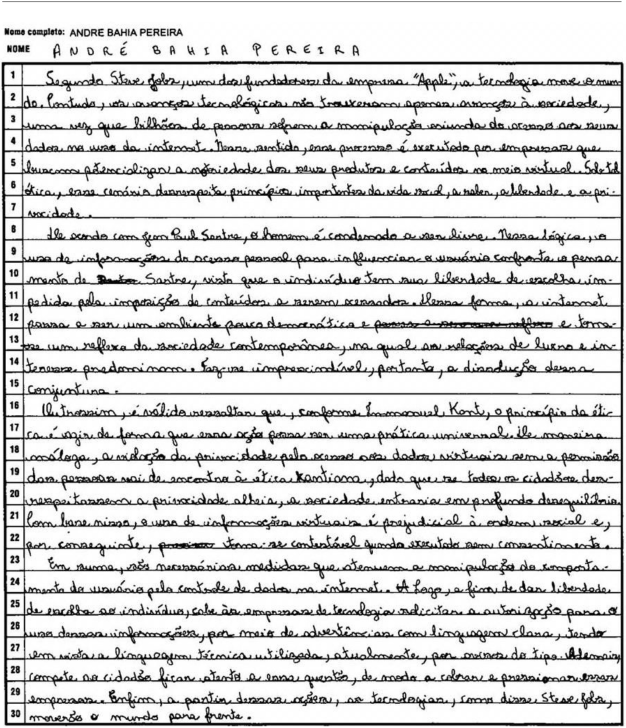
#> input picture data/essay_pictures/essay_1.png, 1252 x 1456 px, given as the content of the folder older_where_the_datasets_are_located/IAM-dataset/lineImages/, which was not available (shown at 1/2 size)
$ python word_detection_using_self_procedures.py
#> lines starting #> are read from the running program, lines starting #| are printed output that depends on the picture; after the words box and inside, x2 and y2 are one past the last pixel; in counts of white or black regions, pixels touching at a corner belong together; pictures that were not available may be replaced by others from this repository, and a replacement may not be noted
#> further down, image is the input picture: shape (1456, 1252, 3); min 0, max 255, mean 213.9
### implementations/python_files/image_processing/data_procedures.py
"""
    This module is dedicated to the loading images related to hand written words and
    handwritten characters to be processed by the implemented algorightms.

    The datasets used both in the text detection and hand written word segmentation are the following:
    The handwritten characters NIST dataset, made available here:
    The handwritten texts IAM dataset, made available here:
    The handwritten characters and digits EMNIST dataset, made available here:


    We strongly recommend for you to download each dataset before running the experiments contained in the image
    processing folder.
"""
import os
import sys
import numpy as np
import cv2
import pandas as pd


# [15 lines left out: function set_datset_directories, not called in this run]


def create_iam_dataset_path_list(custom_iam_path='IAM-dataset/inlineImages/',
                                 custom_iam_text_path='IAM-dataset/ascii/'):
    """
    Each parent directory of this dataset has a set of sub directories, each subdirectory has its corresponding
    sub subdirectory which it contains two or more images, which when put together they form a phrase.

    Instead of loading all the images in to memory, this procedure creates a list of tuples of paths,
    so that each image can be loaded on demand.

    :return: A list of tuples, with the first element being the folder where the images can be found, and
            the second element of the tuple is the images' names
            Another list of tuples with the resulting desired text from the texts detection.
            All the texts is united by phrase, which means a certain set of images in an especific folder of
            IAM dataset will actually compose the phrase of the text file in the IAM_TEXT path
    """
    #global IAM, IAM_TEXT
    phrases_list = []
    text_paths_list = []
    for subdirs, dirs, files in os.walk(custom_iam_path):
        if len(files) != 0:
            phrases_list.append((subdirs+'/', files))

    for subdirs, dirs, files in os.walk(custom_iam_text_path):
        if len(files) != 0:
            text_paths_list.append((subdirs+'/', files))

    return phrases_list, text_paths_list


# [48 lines left out: functions create_nist_dataset_path_list, load_essays, not called in this run]

### implementations/python_files/image_processing/word_detection_using_self_procedures.py
"""
    This module is dedicated to the implementation of handwritten words in an image
"""
import cv2
import numpy as np
from scipy.spatial.distance import euclidean, cosine
from data_procedures import create_iam_dataset_path_list
from imutils.object_detection import non_max_suppression

user_folder = "user_folder"
datasets_folder = "folder_where_the_datasets_are_located"

NIST = "/home/" + user_folder + "/" + datasets_folder + "/NIST"
IAM = "/home/" + user_folder + "/" + datasets_folder + "/IAM-dataset/lineImages/"
IAM_TEXT = "/home/"+user_folder+"/"+datasets_folder+"/IAM-dataset/ascii/"
EMNIST = "/home/" + user_folder + "/" + datasets_folder + "/EMNIST"


def word_segmentation(image, verbose=False, thresh_distance=.001, distance='euclidean'):

#> called with verbose = False, thresh_distance = 0.029, distance = 'cosine'
    distance_f = None
    if distance == 'euclidean':
        distance_f = euclidean
    elif distance == 'cosine':
        distance_f = cosine
    else:
        raise Exception("Undifined distance type: "+distance)

    gray = image
    if len(image.shape) == 3:
        if verbose:
            print("[INFO] Converting image to gray scale")
        gray = cv2.cvtColor(image, cv2.COLOR_BGR2GRAY)

    if verbose:
        print("[INFO] Applying gaussian blur to image")
    blur_gray = cv2.GaussianBlur(gray, (3, 3), 25)

    if verbose:
        print("[INFO] Applying adaptive thresholding to image")
    th_binary = cv2.adaptiveThreshold(blur_gray, 255, cv2.ADAPTIVE_THRESH_GAUSSIAN_C, cv2.THRESH_BINARY_INV, 15, 27)
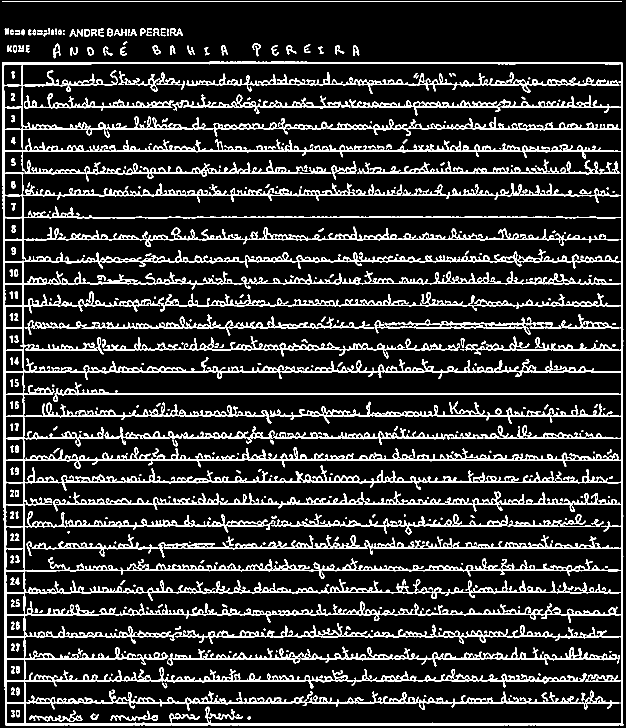
#> th_binary: shape (1456, 1252) (shown at 1/2 size); 14.2% white; 395 white regions (147 under 20 px), largest, box (x1, y1, x2, y2) and area: (4, 123, 1247, 1452) 176189, (115, 453, 1239, 494) 6858, (334, 1293, 1235, 1333) 6013

    if verbose:
        print("[INFO] Calculating connected components with stats")
    n_comps, labels, stats, centroids = cv2.connectedComponentsWithStats(th_binary)
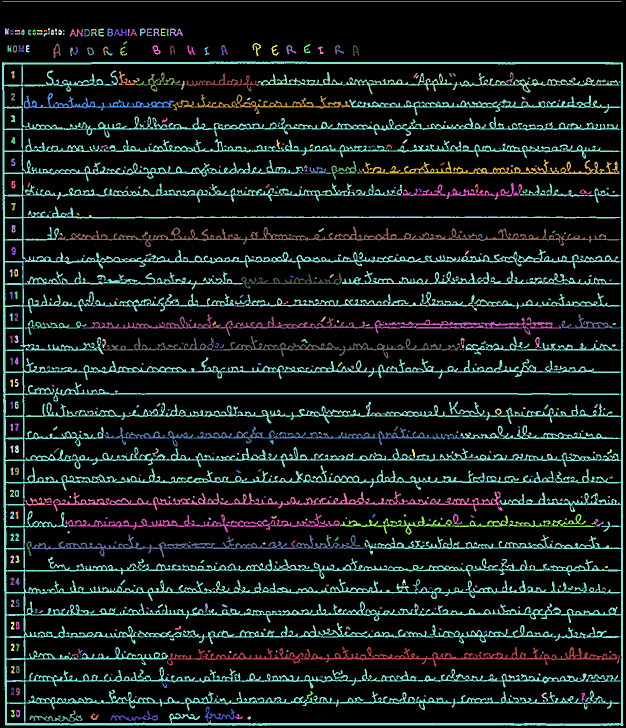
#> labels: shape (1456, 1252) int32 (shown at 1/2 size); 396 distinct labels, from 0 to 395; one colour per label, 0 black
#> n_comps = 396; stats = 396 rows, first 6: [0, 0, 1252, 1456, 1564041], [5, 2, 1238, 2, 2476], [9, 56, 9, 13, 82], [96, 56, 4, 13, 32], [110, 57, 4, 13, 36], [197, 57, 11, 16, 100]; centroids = 396 pairs, first value 13.06 to 1236.5, second value 2.5 to 1435.5

    # Removing background stats and centroids
    stats = stats[1:]
#> stats = 395 rows, first 6: [5, 2, 1238, 2, 2476], [9, 56, 9, 13, 82], [96, 56, 4, 13, 32], [110, 57, 4, 13, 36], [197, 57, 11, 16, 100], [215, 57, 11, 16, 110]
    centroids = centroids[1:]
#> centroids = 395 pairs, first value 13.06 to 1236.5, second value 2.5 to 1435.5

    if verbose:
        print("[INFO] Sorting centroids according to the x axis")
    centroids = np.array([[i, c[0], c[1]] for i, c in enumerate(centroids)])
#> centroids = 395 rows, first 8: [0, 623.5, 2.5], [1, 13.06, 62.44], [2, 97.53, 61.47], [3, 111.7, 62.53], [4, 201.4, 64.36], [5, 219.5, 64.22], [6, 240.8, 64.82], [7, 283.9, 62.82]
    centroids = np.array(sorted(centroids, key=lambda x: x[1]))
#> centroids = 395 rows, first 8: [1, 13.06, 62.44], [34, 18.18, 97.24], [145, 22.36, 545.1], [158, 22.46, 589.2], [167, 22.58, 633.2], [182, 22.66, 677.5], [197, 23.21, 721.3], [13, 23.33, 64.29]

    # Cluster connnected closer connected components together
    # Adding a visited variable, to avoid centroids in the same cluster to be added twice
    if verbose:
        print("[INFO] Clustering centroids of connected components")
    marked_centroids = [[-1, c] for c in centroids]
#> marked_centroids = 395 items, first 6: [-1, [1, 13.06, 62.44]], [-1, [34, 18.18, 97.24]], [-1, [145, 22.36, 545.1]], [-1, [158, 22.46, 589.2]], [-1, [167, 22.58, 633.2]], [-1, [182, 22.66, 677.5]]
    clusters = []

    for i, (cluster_lbl1, c1) in enumerate(marked_centroids):

        clusters.append([])

        for j, (cluster_lbl2, c2) in enumerate(marked_centroids):

            if i == j:
                if cluster_lbl1 == -1:
                    marked_centroids[j][0] = i
                    cluster_lbl1 = i
                    clusters[i].append(c2)
            elif cluster_lbl1 != -1:
                dist = distance_f(c1, c2)
                if dist <= thresh_distance:
                    if cluster_lbl2 == -1:
                        marked_centroids[j][0] = cluster_lbl1
                        clusters[i].append(c2)
#> this loop made 395 passes
#> c1 on passes 1 to 3: [1, 13.06, 62.44], [34, 18.18, 97.24], [145, 22.36, 545.1]
#> after the loop, clusters = 395 items; marked_centroids = 395 items, first 6: [0, [1, 13.06, 62.44]], [1, [34, 18.18, 97.24]], [1, [145, 22.36, 545.1]], [1, [158, 22.46, 589.2]], [1, [167, 22.58, 633.2]], [1, [182, 22.66, 677.5]]

    # Getting rid of empty centroid clusters
    clusters = [c for c in clusters if len(c) != 0]
#> clusters = 18 items
    if verbose:
        print("[INFO] Sorting centroids by the x axis, and creating vertices for bounding box, word rectangles")

    rects = []
    for c in clusters:
        # clusters[i] = np.array(sorted(clusters[i], key=lambda x: x[1]))
        c = np.array(sorted(c, key=lambda x: x[1]))

        # Creating bounding boxes based on the indexes of the rectangles
        if len(c) == 1:
            idx = int(c[0][0])
            start_x, start_y, w, h = stats[idx][:-1]
            end_x, end_y = start_x + w, start_y + h
            rects.append((start_x, start_y, end_x, end_y))
        else:
            first_idx = int(c[0][0])
            start_f_x, start_f_y, _w, _h = stats[first_idx][:-1]

            last_idx = int(c[-1][0])
            start_l_x, start_l_y, w, h = stats[last_idx][:-1]
            end_x, end_y = start_l_x + w, start_l_y + h
            rects.append((start_f_x, start_f_y, end_x, end_y))
#> this loop made 18 passes
#> (c, first_idx, start_f_x, start_f_y, last_idx, start_l_x, start_l_y, w) on passes 1, 14, 15: ([[1, 13.06, 62.44], [13, 23.33, 64.29], [216, 193.6, 816.6]], 1, 9, 56, 216, 192, 815, 4), ([[39, 344, 99.83], [40, 381.1, 101], [79, 889.4, 243.6]], 39, 340, 91, 79, 888, 242, 4), ([[22, 257, 63.86], [23, 266.9, 65.2], [52, 412.7, 102]], 22, 256, 58, 52, 409, 94, 10)
#> (first_idx, start_f_x, start_f_y, last_idx, start_l_x, start_l_y, w, h) on passes 2 to 7: (34, 15, 90, 378, 614, 1383, 12, 15), (24, 30, 60, 382, 848, 1390, 5, 4), (14, 42, 59, 380, 1163, 1385, 8, 18), (15, 56, 59, 363, 1234, 1310, 5, 17), (25, 74, 60, 257, 1218, 953, 8, 4), (26, 88, 60, 190, 1191, 680, 5, 4)
#> after the loop, rects = 18 items, first 6: (9, 56, 196, 819), (15, 90, 626, 1398), (30, 60, 853, 1394), (42, 59, 1171, 1403), (56, 59, 1239, 1327), (74, 60, 1226, 957)

    rects = non_max_suppression(np.array(rects))
#> rects = [[42, 59, 1171, 1403], [5, 2, 1243, 4]]
    return rects


def show_images(*args):
    for i, a in enumerate(args):
        # cv2.imshow("Output "+str(i)+".png", a)
        cv2.imwrite("Output "+str(i)+".png", a)

    cv2.waitKey(0)
    cv2.destroyAllWindows()


if __name__ == '__main__':
    images_paths, texts_paths = create_iam_dataset_path_list(IAM, IAM_TEXT)
    choice = 0
    # choice = 0
    chosen_path = images_paths[choice][0] + images_paths[choice][1][0]

    image = cv2.imread(chosen_path)

    # Euclidean 400, 900, cosine:.059, 0.29
    rectangles = word_segmentation(image, thresh_distance=0.029, distance='cosine')
#> rectangles = [[42, 59, 1171, 1403], [5, 2, 1243, 4]]

    detection = image.copy()

    for vertices in rectangles:
        cv2.rectangle(detection, (vertices[0], vertices[1]), (vertices[2], vertices[3]), (0, 255, 0), 10)
#> this loop made 2 passes
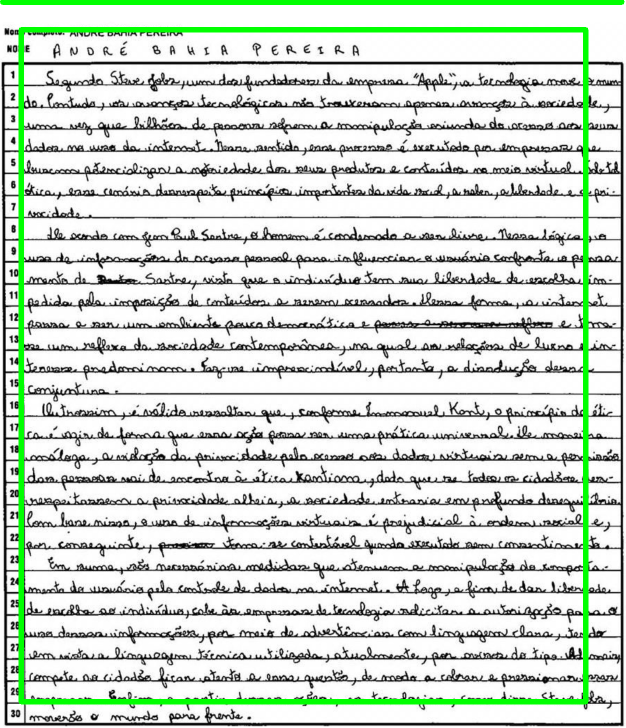
#> detection: shape (1456, 1252, 3) (shown at 1/2 size); 3.67% of pixels changed, all inside (x1, y1, x2, y2) = (0, 0, 1249, 1409)

    show_images(image, detection)
